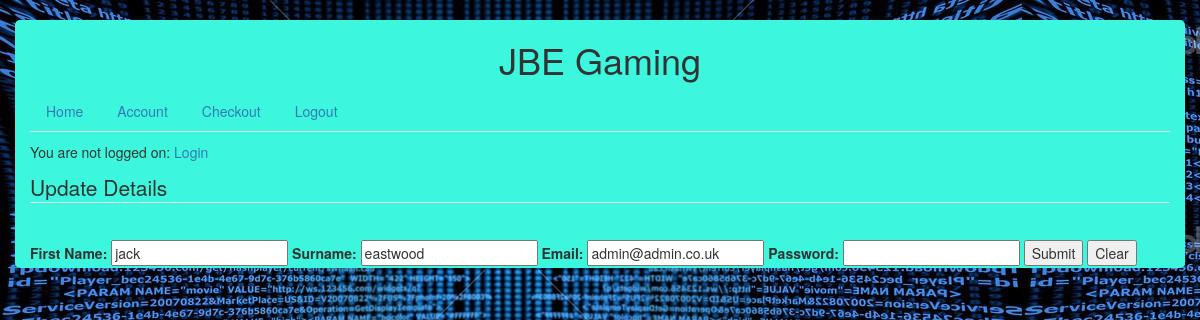
The page /updateDetailsForm.php?email=admin@admin.co.uk on the database its author committed.
### tables this page shows
CREATE TABLE IF NOT EXISTS `users` (
  `userID` int(8) NOT NULL auto_increment,
  `email` varchar(50) NOT NULL,
  `password` varchar(50) NOT NULL,
  `FirstName` varchar(50) NOT NULL,
  `Surname` varchar(50) NOT NULL,
  PRIMARY KEY  (`userID`),
  UNIQUE KEY `email` (`email`)
);

### LoginStatus.php (called while the page is built, shortened)
<?php
	function loginStatus(){
		return $_SESSION['message'];
	}
 ?>

### updateDetailsForm.php (the view, shortened to what this page needs)
<?php
include "LoginStatus.php";
$email = '0';
if (isset($_GET['email'])) {
	$email = $_GET['email'];
}
$query = "SELECT * FROM users WHERE email = '$email'";
$result = mysqli_query($connection, $query)  or exit ("Error in query: $query. ".mysqli_error($connection));
$row = mysqli_fetch_assoc($result);
?>
<!doctype html>
<html lang="en">
<head>
	<link type="text/css" rel="stylesheet" href="main.css"/>
	<link href="bootstrap-3.3.6-dist/css/bootstrap.min.css" rel="stylesheet">
	<link href="main.css" rel="stylesheet">
</head>
<body>
	<div class="container">
		<h1 align="center">JBE Gaming</h1>
		<div id="menu/search bar" align="left">
			<nav class="nav-inline">
				<ul class="nav nav-tabs">
					<li class="nav-item">
						<a class="nav-link" href="Website.php"> Home</a>
					</li>
					<li class="nav-item">
						<a class="nav-link" href="account.php"> Account</a>
					</li>
					<li class="nav-item">
						<a class="nav-link" href="checkout.php"> Checkout</a>
					</li>
					<li class="nav-item">
						<a class="nav-link" href="logout.php"> Logout</a>
					</li>
				</ul>
			</nav>
			<p align="left"><?php print LoginStatus(); ?> </p>
		</div>
		<div id="update-form">
			<form method="post" action="updateDetailsAction.php" >
				<fieldset>
					<legend>
						Update Details
					</legend>
					<label for="firstName">First Name: <br></label>
					<input type="text" name="firstName" value="<?php echo $row['FirstName']; ?>" />
					<label for="surname"><br>Surname: <br></label>
					<input type="text" name="surname" value="<?php echo $row['Surname']; ?>"/>
					<label for="email"><br>Email: <br></label>
					<input type="email" name="email" value="<?php echo $row['email']; ?>"/>
					<label for="password"><br>Password: <br></label>
					<input type="password" name="password"/>
					<input type="submit" value="Submit" name="submit"/>
					<input type="reset" value="Clear" />
				</fieldset>
			</form>
		</div>
	</div>
</body>
</html>

### main.css (style rules this page uses)
.container { background-color: #3CF7DE; height: auto; margin-top: 20px; border-radius: 5px; }
body { background: url("images/depositphotos_2582409-Html-background.jpg"); height: 100%; }

### rows shown on the page
users: firstName "jack", surname "eastwood", email "admin@admin.co.uk"

### other values the page prints
LoginStatus() "You are not logged on: Login"
